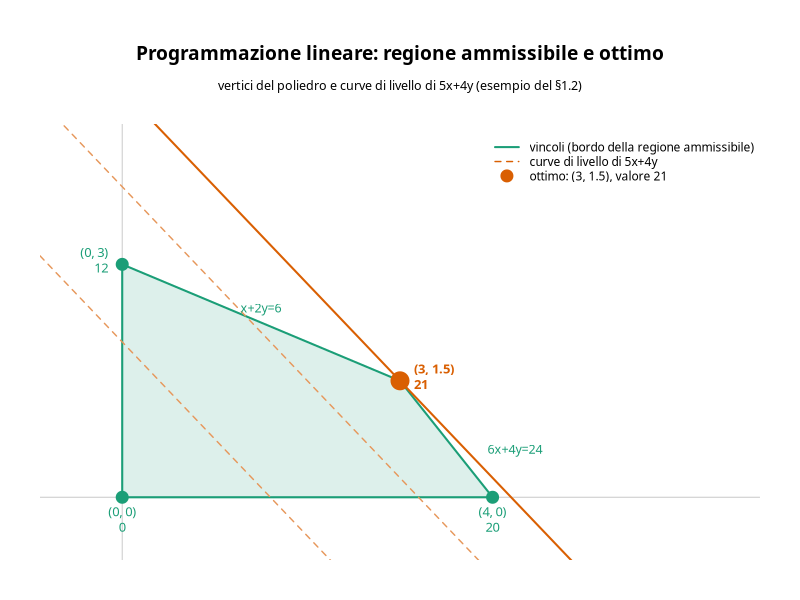

The R script that drew this image:
# Genera img/ottimizzazione_lp.png: la regione ammissibile dell'esempio di
# LP (teoria_ottimizzazione.md, §1.2) con i suoi 4 vertici e tre curve di
# livello di 5x+4y, per mostrare visivamente perche' l'ottimo cade sul
# vertice (3, 1.5) dove la curva di livello tocca il poliedro per l'ultima
# volta (§1.3).

vertici <- rbind(
    c(0, 0), c(4, 0), c(3, 1.5), c(0, 3)
)
valori <- c(0, 20, 21, 12)

col_regione <- "#1b9e77"
col_livello <- "#d95f02"

schiarisci <- function(col, quantita = 0.85) {
    rgb_col <- col2rgb(col) / 255
    rgb_nuovo <- rgb_col + (1 - rgb_col) * quantita
    rgb(rgb_nuovo[1, ], rgb_nuovo[2, ], rgb_nuovo[3, ])
}

# Spectral e' il font usato dalla pagina GitHub (geoteo.net/static/style.css);
# richiede il device Cairo per essere referenziato per nome famiglia.
png("img/ottimizzazione_lp.png", width = 1800, height = 850, res = 150, type = "cairo")
par(mar = c(2, 2, 6.2, 2), family = "Spectral")
plot(NA,
    xlim = c(-0.6, 6.6), ylim = c(-0.6, 4.6),
    xlab = "", ylab = "", xaxt = "n", yaxt = "n", bty = "n"
)
mtext("Programmazione lineare: regione ammissibile e ottimo", side = 3, line = 3.0, cex = 1.15, font = 2)
mtext("vertici del poliedro e curve di livello di 5x+4y (esempio del §1.2)", side = 3, line = 1.5, cex = 0.75)

abline(h = 0, v = 0, col = "grey80")

polygon(vertici, col = schiarisci(col_regione), border = col_regione, lwd = 2)

# Tre curve di livello 5x+4y = k, disegnate sopra il riempimento del
# poligono (altrimenti il tratto dashed sparirebbe dove passa nella
# regione ammissibile): le prime due (dashed, piu' chiare) sono solo di
# passaggio, la terza (k = 21, solida) e' quella che tocca il poliedro per
# l'ultima volta, esattamente nel vertice ottimo — l'etichetta di
# quest'ultima e' gia' sul vertice, non serve ripeterla sulla retta.
for (k in c(8, 16)) {
    abline(a = k / 4, b = -5 / 4, col = schiarisci(col_livello, 0.35), lty = 2, lwd = 1.4)
}
abline(a = 21 / 4, b = -5 / 4, col = col_livello, lwd = 2)

text(3.6, 0.6, labels = "6x+4y=24", pos = 4, offset = 1.6, cex = 0.75, col = col_regione)
text(1.5, 2.25, labels = "x+2y=6", pos = 3, cex = 0.75, col = col_regione)

# I tre vertici non ottimi in teal (come il bordo della regione), l'ottimo
# in arancio (come la curva di livello che lo tocca) per legare visivamente
# vertice e curva.
for (i in seq_len(nrow(vertici))) {
    ottimo <- valori[i] == max(valori)
    x <- vertici[i, 1]
    y <- vertici[i, 2]
    col_punto <- if (ottimo) col_livello else col_regione
    points(x, y, pch = 19, cex = if (ottimo) 2.4 else 1.6, col = col_punto)
    pos_lab <- c(1, 1, 4, 2)[i]
    text(x, y,
        labels = sprintf("(%s, %s)\n%d", format(x, drop0trailing = TRUE), format(y, drop0trailing = TRUE), valori[i]),
        pos = pos_lab, offset = 0.7, cex = 0.78, font = if (ottimo) 2 else 1, col = col_punto
    )
}

legend("topright",
    legend = c("vincoli (bordo della regione ammissibile)", "curve di livello di 5x+4y", "ottimo: (3, 1.5), valore 21"),
    col = c(col_regione, col_livello, col_livello), lty = c(1, 2, NA), pch = c(NA, NA, 19),
    lwd = c(2, 1.4, NA), pt.cex = 1.6, bty = "n", cex = 0.72, inset = c(0.0, 0.02), seg.len = 2.2
)

dev.off()
